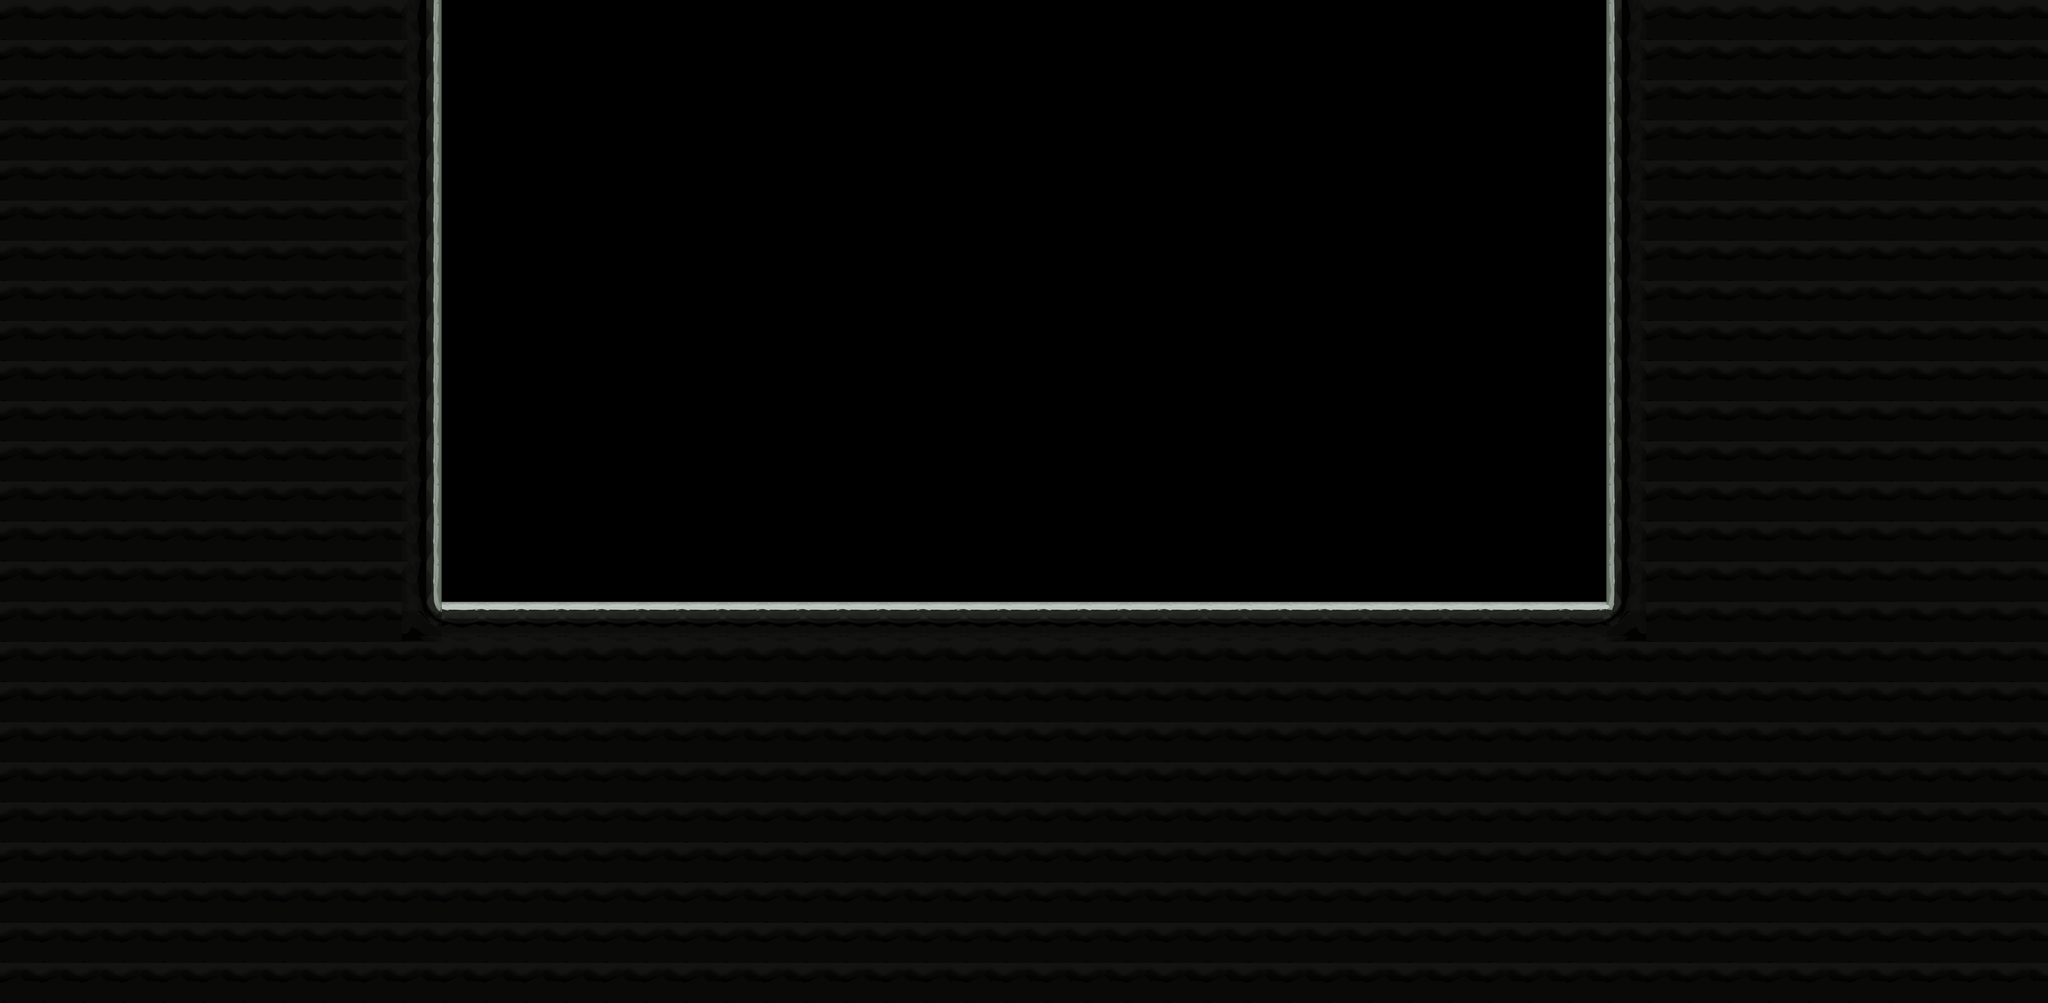

Tiled map render using the project's own tile images. Description and the map definition, with tile-layer contents summarised, below:
An orthogonal 51x25 tile map with 128x128 px tiles, 1 tile layer (ground), 2 tilesets.

<map version="1.10" tiledversion="1.10.2" orientation="orthogonal" renderorder="right-down" width="51" height="25" tilewidth="128" tileheight="128" infinite="0" nextlayerid="5" nextobjectid="1">
 <tileset firstgid="1" name="tile undeground" tilewidth="128" tileheight="128" tilecount="18" columns="0">
  <grid orientation="orthogonal" width="1" height="1" />
  <tile id="0">
   <image width="128" height="128" source="../tile/tile underground/tile-underground (1).png" />
  </tile>
  <tile id="1">
   <image width="128" height="128" source="../tile/tile underground/tile-underground (2).png" />
  </tile>
  <tile id="2">
   <image width="128" height="128" source="../tile/tile underground/tile-underground (3).png" />
  </tile>
  <tile id="3">
   <image width="128" height="128" source="../tile/tile underground/tile-underground (4).png" />
  </tile>
  <tile id="4">
   <image width="128" height="128" source="../tile/tile underground/tile-underground (5).png" />
  </tile>
  <tile id="5">
   <image width="128" height="128" source="../tile/tile underground/tile-underground (6).png" />
  </tile>
  <tile id="6">
   <image width="128" height="128" source="../tile/tile underground/tile-underground (7).png" />
  </tile>
  <tile id="7">
   <image width="128" height="128" source="../tile/tile underground/tile-underground (8).png" />
  </tile>
  <tile id="8">
   <image width="128" height="128" source="../tile/tile underground/tile-underground (9).png" />
  </tile>
  <tile id="9">
   <image width="128" height="128" source="../tile/tile underground/tile-underground (10).png" />
  </tile>
  <tile id="10">
   <image width="128" height="128" source="../tile/tile underground/tile-underground (11).png" />
  </tile>
  <tile id="11">
   <image width="128" height="128" source="../tile/tile underground/tile-underground (12).png" />
  </tile>
  <tile id="12">
   <image width="128" height="128" source="../tile/tile underground/tile-underground (13).png" />
  </tile>
  <tile id="13">
   <image width="128" height="128" source="../tile/tile underground/tile-underground (14).png" />
  </tile>
  <tile id="14">
   <image width="128" height="128" source="../tile/tile underground/tile-underground (15).png" />
  </tile>
  <tile id="15">
   <image width="128" height="128" source="../tile/tile underground/tile-underground (16).png" />
  </tile>
  <tile id="16">
   <image width="128" height="128" source="../tile/tile underground/tile-underground (17).png" />
  </tile>
  <tile id="17">
   <image width="128" height="128" source="../tile/tile underground/tile-underground (18).png" />
  </tile>
 </tileset>
 <tileset firstgid="19" name="office" tilewidth="128" tileheight="128" tilecount="27" columns="0">
  <grid orientation="orthogonal" width="1" height="1" />
  <tile id="0">
   <image width="128" height="128" source="../tile/tile reaper office/1.png" />
  </tile>
  <tile id="1">
   <image width="128" height="128" source="../tile/tile reaper office/1a.png" />
  </tile>
  <tile id="2">
   <image width="128" height="128" source="../tile/tile reaper office/2.png" />
  </tile>
  <tile id="3">
   <image width="128" height="128" source="../tile/tile reaper office/2a.png" />
  </tile>
  <tile id="4">
   <image width="128" height="128" source="../tile/tile reaper office/2b.png" />
  </tile>
  <tile id="5">
   <image width="128" height="128" source="../tile/tile reaper office/2c.png" />
  </tile>
  <tile id="6">
   <image width="128" height="128" source="../tile/tile reaper office/2d.png" />
  </tile>
  <tile id="7">
   <image width="128" height="128" source="../tile/tile reaper office/2e.png" />
  </tile>
  <tile id="8">
   <image width="128" height="128" source="../tile/tile reaper office/2f.png" />
  </tile>
  <tile id="9">
   <image width="128" height="128" source="../tile/tile reaper office/2g.png" />
  </tile>
  <tile id="10">
   <image width="128" height="128" source="../tile/tile reaper office/3.png" />
  </tile>
  <tile id="11">
   <image width="128" height="128" source="../tile/tile reaper office/3a.png" />
  </tile>
  <tile id="12">
   <image width="128" height="128" source="../tile/tile reaper office/4.png" />
  </tile>
  <tile id="13">
   <image width="128" height="128" source="../tile/tile reaper office/5.png" />
  </tile>
  <tile id="14">
   <image width="128" height="128" source="../tile/tile reaper office/5a.png" />
  </tile>
  <tile id="15">
   <image width="128" height="128" source="../tile/tile reaper office/5b.png" />
  </tile>
  <tile id="16">
   <image width="128" height="128" source="../tile/tile reaper office/5c.png" />
  </tile>
  <tile id="17">
   <image width="128" height="128" source="../tile/tile reaper office/5d.png" />
  </tile>
  <tile id="18">
   <image width="128" height="128" source="../tile/tile reaper office/5e.png" />
  </tile>
  <tile id="19">
   <image width="128" height="128" source="../tile/tile reaper office/6.png" />
  </tile>
  <tile id="20">
   <image width="128" height="128" source="../tile/tile reaper office/7.png" />
  </tile>
  <tile id="21">
   <image width="128" height="128" source="../tile/tile reaper office/9c.png" />
  </tile>
  <tile id="22">
   <image width="128" height="128" source="../tile/tile reaper office/10.png" />
  </tile>
  <tile id="23">
   <image width="128" height="128" source="../tile/tile reaper office/10a.png" />
  </tile>
  <tile id="24">
   <image width="128" height="128" source="../tile/tile reaper office/11.png" />
  </tile>
  <tile id="25">
   <image width="128" height="128" source="../tile/tile reaper office/12.png" />
  </tile>
  <tile id="26">
   <image width="128" height="128" source="../tile/tile reaper office/13.png" />
  </tile>
 </tileset>
 <layer id="4" name="ground" width="51" height="25">
  <data>[1275 cells, 840 non-empty, 6 distinct tile ids]</data>
 </layer>
</map>
